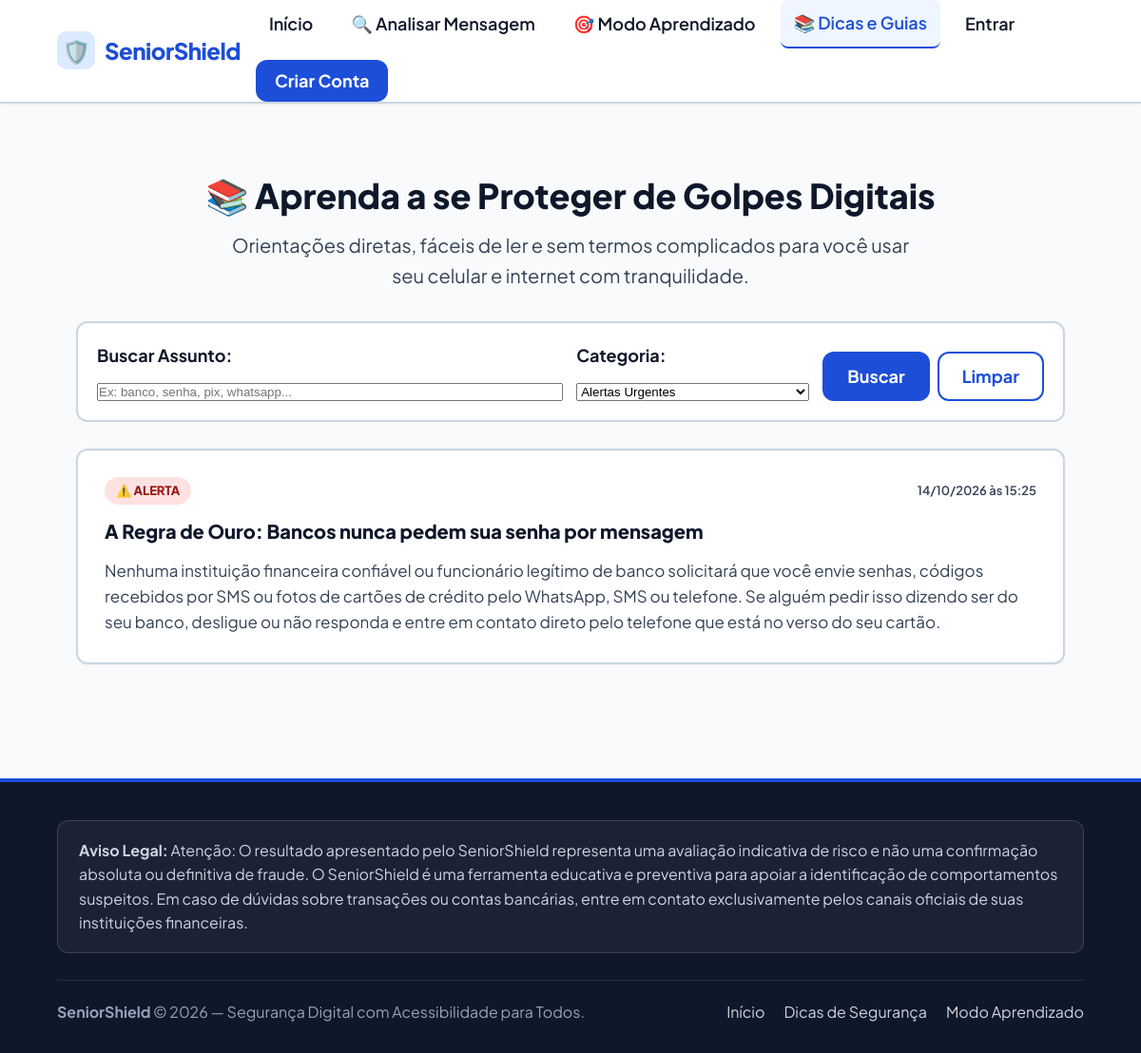
Page /conteudos.php?tipo=alerta on the committed database.
### tables this page shows
CREATE TABLE IF NOT EXISTS `CONTEUDOS` (
  `id_conteudo` INT AUTO_INCREMENT,
  `titulo` VARCHAR(200) NOT NULL,
  `texto` TEXT NOT NULL,
  `tipo` VARCHAR(50) NOT NULL DEFAULT 'artigo',
  `ativo` TINYINT(1) NOT NULL DEFAULT 1,
  `data_cadastro` DATETIME NOT NULL DEFAULT CURRENT_TIMESTAMP,
  PRIMARY KEY (`id_conteudo`)
);

### src/Helpers/utils.php (called while the page is built, shortened)
<?php
function e(?string $string): string {
    return htmlspecialchars((string)$string, ENT_QUOTES, 'UTF-8');
}
function url(string $path = ''): string {
    $path = ltrim($path, '/');
    return BASE_URL . ($path !== '' ? '/' . $path : '');
}
function format_datetime_br(?string $datetime): string {
    $timestamp = strtotime($datetime);
    return date('d/m/Y \à\s H:i', $timestamp);
}

### src/Services/EducationService.php (called while the page is built, shortened)
<?php
require_once __DIR__ . '/../../config/database.php';
require_once __DIR__ . '/../Helpers/utils.php';
class EducationService {
    private PDO $pdo;
    public function __construct(?PDO $pdo = null) {
        $this->pdo = $pdo ?? getDbConnection();
    }
    public function listarConteudos(?bool $somenteAtivos = true, string $tipo = '', string $busca = ''): array {
        $sql = 'SELECT id_conteudo, titulo, texto, tipo, ativo, data_cadastro
                FROM CONTEUDOS
                WHERE 1 = 1';
        $params = [];
        if ($somenteAtivos !== null) {
            $sql .= ' AND ativo = :ativo';
            $params[':ativo'] = $somenteAtivos ? 1 : 0;
        }
        if ($tipo !== '') {
            $sql .= ' AND tipo = :tipo';
            $params[':tipo'] = $tipo;
        }
        $busca = trim($busca);
        $sql .= ' ORDER BY ativo DESC, data_cadastro DESC, id_conteudo DESC';
        try {
            $stmt = $this->pdo->prepare($sql);
            $stmt->execute($params);
            $conteudos = $stmt->fetchAll(PDO::FETCH_ASSOC);
            foreach ($conteudos as &$c) {
                $c['data_formatada'] = format_datetime_br($c['data_cadastro']);
            }
            return $conteudos;
        } catch (PDOException $e) {
            error_log('EducationService::listarConteudos erro: ' . $e->getMessage());
            return [];
        }
    }
}

### config/database.php (called while the page is built, shortened)
<?php
function getDbConnection(): PDO {
    $dsn = sprintf(
        'mysql:host=%s;port=%s;dbname=%s;charset=%s',
        DB_HOST,
        DB_PORT,
        DB_NAME,
        DB_CHARSET
    );
    $options = [
        PDO::ATTR_ERRMODE            => PDO::ERRMODE_EXCEPTION,
        PDO::ATTR_DEFAULT_FETCH_MODE => PDO::FETCH_ASSOC,
        PDO::ATTR_EMULATE_PREPARES   => false,
        PDO::MYSQL_ATTR_INIT_COMMAND => 'SET NAMES ' . DB_CHARSET
    ];
    try {
        $pdoInstance = new PDO($dsn, DB_USER, DB_PASS, $options);
        return $pdoInstance;
    } catch (PDOException $e) {
        error_log('SeniorShield Database Connection Error: ' . $e->getMessage());
        if (defined('APP_ENV') && APP_ENV === 'development') {
            $msg = 'Erro ao conectar ao banco de dados: verifique se o MySQL no XAMPP está iniciado e se a base "' . htmlspecialchars(DB_NAME) . '" foi criada.';
        } else {
            $msg = 'O serviço de banco de dados está temporariamente indisponível. Por favor, tente novamente mais tarde.';
        }
        throw new Exception($msg, (int)$e->getCode());
    }
}

### conteudos.php (the view, shortened to what this page needs)
<?php
require_once __DIR__ . '/src/Helpers/utils.php';
require_once __DIR__ . '/src/Services/EducationService.php';
$educationService = new EducationService();
$filtroTipo = (string)($_GET['tipo'] ?? '');
$busca = (string)($_GET['busca'] ?? '');
$conteudos = $educationService->listarConteudos(true, $filtroTipo, $busca);
require_once __DIR__ . '/includes/header.php';
?>
<div class="container" style="margin-top: 32px; margin-bottom: 60px;">
  <header style="margin-bottom: 32px; text-align: center;">
    <h1 style="font-size: var(--font-size-3xl); font-weight: 800; color: var(--text-main); margin-bottom: 8px;">
      <span aria-hidden="true">📚</span>
      Aprenda a se Proteger de Golpes Digitais
    </h1>
    <p style="font-size: var(--font-size-lg); color: var(--text-muted); max-width: 720px; margin: 0 auto;">
      Orientações diretas, fáceis de ler e sem termos complicados para você usar seu celular e internet com tranquilidade.
    </p>
  </header>
  <div style="background: var(--surface-color); border: 2px solid var(--border-color); border-radius: var(--radius-md); padding: 20px; margin-bottom: 28px;">
    <form method="GET" action="<?= url('conteudos.php') ?>" class="filter-form" style="margin: 0;">
      <div class="filter-group" style="flex: 2;">
        <label for="busca" class="form-label">Buscar Assunto:</label>
        <input
          type="text"
          name="busca"
          id="busca"
          class="form-control"
          placeholder="Ex: banco, senha, pix, whatsapp..."
          value="<?= e($busca) ?>">
      </div>
      <div class="filter-group" style="flex: 1;">
        <label for="tipo" class="form-label">Categoria:</label>
        <select name="tipo" id="tipo" class="form-control">
          <option value="alerta" <?= $filtroTipo === 'alerta' ? 'selected' : '' ?>>Alertas Urgentes</option>
        </select>
      </div>
      <div class="filter-group-action" style="align-self: flex-end; display: flex; gap: 8px;">
        <button type="submit" class="btn btn-primary">Buscar</button>
        <?php if ($busca !== '' || $filtroTipo !== ''): ?>
          <a href="<?= url('conteudos.php') ?>" class="btn btn-outline">Limpar</a>
        <?php endif; ?>
      </div>
    </form>
  </div>
  <?php if (!empty($conteudos)): ?>
    <section class="edu-grid" aria-label="Lista de conteúdos educativos">
      <?php foreach ($conteudos as $artigo): ?>
        <article class="edu-card">
          <div class="edu-card-top">
            <span class="edu-badge-<?= e($artigo['tipo']) ?>">
              <?php
                switch ($artigo['tipo']) {
                    case 'alerta': echo '⚠️ Alerta'; break;
                }
              ?>
            </span>
            <span style="font-size: 0.8125rem; color: var(--text-muted); font-weight: 600;">
              <?= e($artigo['data_formatada']) ?>
            </span>
          </div>
          <h2 class="edu-card-title">
            <?= e($artigo['titulo']) ?>
          </h2>
          <div class="edu-card-text">
            <?= nl2br(e($artigo['texto'])) ?>
          </div>
        </article>
      <?php endforeach; ?>
    </section>
  <?php endif; ?>
</div>
<?php require_once __DIR__ . '/includes/footer.php'; ?>

### assets/css/style.css (style rules this page uses)
:root { --font-family: 'Plus Jakarta Sans', system-ui, -apple-system, BlinkMacSystemFont, 'Segoe UI', Roboto, sans-serif; --bg-color: #f8fafc; --surface-color: #ffffff; --surface-alt: #f1f5f9; --text-main: #0f172a; --text-muted: #334155; --border-color: #cbd5e1; --border-focus: #1d4ed8; --primary: #1d4ed8; --primary-hover: #1e40af; --primary-text: #ffffff; --secondary: #0f766e; --secondary-hover: #115e59; --secondary-text: #ffffff; --risk-low: #15803d; --risk-low-bg: #f0fdf4; --risk-attention: #b45309; --risk-attention-bg: #fffbeb; --risk-suspect: #c2410c; --risk-suspect-bg: #fff7ed; --risk-high: #dc2626; --risk-high-bg: #fef2f2; --risk-critical: #991b1b; --risk-critical-bg: #fef2f2; --font-size-base: 1.125rem; --font-size-sm: 1rem; --font-size-lg: 1.25rem; --font-size-xl: 1.5rem; --font-size-2xl: 1.875rem; --font-size-3xl: 2.25rem; --line-height-base: 1.6; --btn-min-height: 52px; --radius-sm: 8px; --radius-md: 12px; --radius-lg: 16px; --shadow-sm: 0 1px 2px rgba(0, 0, 0, 0.05); --shadow-md: 0 4px 6px -1px rgba(0, 0, 0, 0.08), 0 2px 4px -2px rgba(0, 0, 0, 0.04); --shadow-lg: 0 10px 15px -3px rgba(0, 0, 0, 0.08); }
*, *::before, *::after { box-sizing: border-box; margin: 0; padding: 0; }
html { font-size: 100%; scroll-behavior: smooth; }
body { font-family: var(--font-family); font-size: var(--font-size-base); line-height: var(--line-height-base); color: var(--text-main); background-color: var(--bg-color); min-height: 100vh; display: flex; flex-direction: column; }
.container { width: 100%; max-width: 1120px; margin-left: auto; margin-right: auto; padding-left: 20px; padding-right: 20px; }
.btn { display: inline-flex; align-items: center; justify-content: center; gap: 10px; min-height: var(--btn-min-height); padding: 12px 24px; font-family: inherit; font-size: var(--font-size-base); font-weight: 700; text-decoration: none; border-radius: var(--radius-md); border: 2px solid transparent; cursor: pointer; transition: transform 0.1s ease, background-color 0.15s ease, border-color 0.15s ease; line-height: 1; }
.btn-primary { background-color: var(--primary); color: var(--primary-text); }
.btn-outline { background-color: transparent; color: var(--primary); border-color: var(--primary); }
.form-label { display: block; font-size: var(--font-size-base); font-weight: 700; color: var(--text-main); margin-bottom: 8px; }
.filter-form { display: flex; align-items: flex-end; gap: 14px; flex-wrap: wrap; }
.filter-group { display: flex; flex-direction: column; gap: 6px; flex: 1; min-width: 200px; }
.filter-group-action { display: flex; gap: 10px; flex-shrink: 0; margin-top: auto; }
.edu-grid { display: grid; grid-template-columns: repeat(auto-fit, minmax(320px, 1fr)); gap: 24px; margin-top: 28px; }
.edu-card { background: var(--surface-color); border: 2px solid var(--border-color); border-radius: var(--radius-md); padding: 28px; display: flex; flex-direction: column; gap: 14px; box-shadow: var(--shadow-sm); transition: transform 0.2s ease, box-shadow 0.2s ease; }
.edu-card-top { display: flex; justify-content: space-between; align-items: center; gap: 12px; }
.edu-badge-alerta { background: #fee2e2; color: #991b1b; padding: 4px 12px; border-radius: 999px; font-size: 0.8125rem; font-weight: 800; text-transform: uppercase; }
.edu-card-title { font-size: 1.25rem; font-weight: 800; color: var(--text-main); line-height: 1.4; }
.edu-card-text { font-size: 1.0625rem; line-height: 1.6; color: var(--text-muted); flex: 1; }

### rows in the picture
conteudos: tipo "⚠️ ALERTA", data_formatada "14/10/2026 às 15:25", titulo "A Regra de Ouro: Bancos nunca pedem sua senha por mensagem", texto "Nenhuma instituição financeira confiável ou funcionário legítimo de banco solicitará que você envie senhas, códigos recebidos por SMS ou fotos de cartões de crédito pelo WhatsApp, SMS ou telefone. Se alguém pedir isso dizendo ser do seu banco, desligue ou não responda e entre em contato direto pelo telefone que está no verso do seu cartão."

### other values in the picture
APP_NAME "SeniorShield"
ISD_DISCLAIMER_AVALIACAO "Atenção: O resultado apresentado pelo SeniorShield representa uma avaliação indicativa de risco e não uma confirmação absoluta ou definitiva de fraude."
